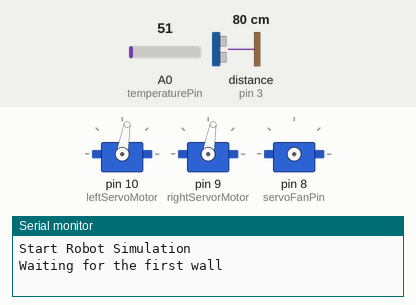
This sketch was run on a simulated Arduino Uno, built with avr-gcc and run on an emulated ATmega328P. Shown: 3 × servo, the last lines printed to the serial monitor. Wiring (inferred from the names in the program): ultrasonic range finder: trigger pin 2; echo pin 3. Inputs (shaded band) come from the test bench; at power-on: distance to the obstacle (sensor on pin 3) 80 cm, A0 (temperaturePin) = 51. The echo pulse lasts 58.3 µs per cm.

Above: at 1.2 s.
1.3 s: distance to the obstacle (sensor on pin 3) set to 22 cm
2.8 s: distance to the obstacle (sensor on pin 3) set to 19 cm
At 3.6 s:
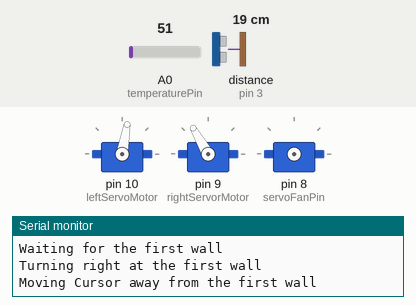
At 8.8 s:
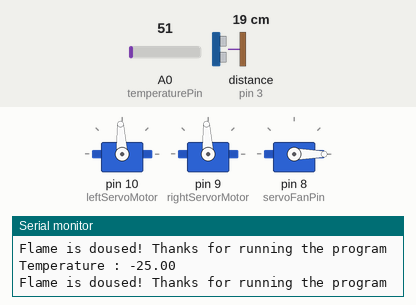
Timing chart, 0 to 10.3 s (numbered marks = the images above; inputs shaded):
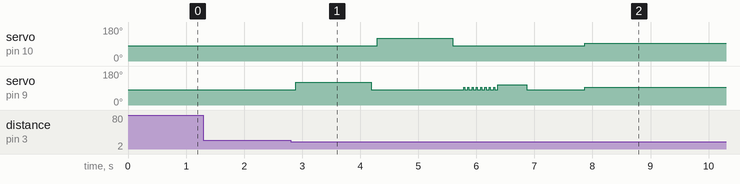

The sketch:

main.ino
```cpp
/*
   Name: Taisir Hassan
   Teacher: Mr. Gunby TDR4M1
   Date: February 1st, 2021
   Project: Arduino-based Servo Firefighter Robot
   Description: Robot is able to navigate a maze, and reach the centre of it
   once it reaches the centre, it scans for a flame, and uses its fan
   to douse the flame.
*/
//Include Servo Library From Arduino
#include<Servo.h>

//Global Variables
const int trigPin = 2;
const int echoPin = 3;
const int rightServorMotor = 9;
const int leftServoMotor = 10;
const int servoFanPin = 8;
const int FireSensorPin = 13;
const int temperaturePin = A0;
Servo servoLeft;     // Declares left servo signal
Servo servoRight;    // Declares right servo signal
Servo servoFan;     //Declares Fan servo signal
int sensorValue = 0;

int celsius, delay_t;
int maximumTemperature = 0;
int maximumPosition = 0;

double temperature[] = {0, 0, 0, 0, 0, 0, 0, 0, 0}; // Array set for temperature

void setup() { // Setup the Function
  pinMode(trigPin, OUTPUT);
  pinMode(echoPin, INPUT);
  pinMode(FireSensorPin, OUTPUT); // LED (Flame Sensor Pin) set to output
  Serial.begin(9600); // Sets up serial bits to 9600
}

void loop() { // Loop function runs over and over
  Serial.println("Start Robot Simulation");

  servoLeft.attach(leftServoMotor);      // Attach left signal to pin 10
  servoRight.attach(rightServorMotor);   // Attach right signal to pin 9

  //start spinning wheels clockwise (move forward)
  servoLeft.write(80);
  servoRight.write(80);

  //wait for the first wall
  Serial.println("Waiting for the first wall");
  waitForWall();

  //turn right
  Serial.println("Turning right at the first wall");
  servoRight.write(120);  //right wheel spins faster than left wheel counterclockwise
  delay(300);

  Serial.println("Moving Cursor away from the first wall");
  delay(1000);

  //move forward again
  Serial.println("Moving towards the second wall");
  servoLeft.write(80);
  servoRight.write(80);


  //wait for second wall
  Serial.println("Waiting to get to the second wall");
  waitForWall();

  //turn left
  Serial.println("Turning left at the second wall");
  servoLeft.write(120); ////right wheel spins faster than left counterclockwise
  delay(300);

  Serial.println("Move Cursor away from the second wall");
  delay(1000);

  //move forward again
  Serial.println("Move Robot Forward");
  servoLeft.write(80);
  servoRight.write(80);
  delay(100);

  //stops the motor and scans for the flame
  servoLeft.detach(); // Detach command means to stop moving the left and right servo motor
  servoRight.detach();
  Serial.println("Scanning for Flame");

  maximumTemperature = 0;
  for (int n = 0; n < 9; n++) { // For loop states that if int i is 0, i is less than 9, it increases incrementally by one
    //  This formula below converts the temperature sensor value into celsius
    temperature[n] = map(((analogRead(temperaturePin) - 20) * 3.04), 0, 1023, -40, 125);
    Serial.print("Temperature : "); // Print out the temperature value in celsius to serial monitor
    Serial.println(temperature[n]);
    Serial.println("Flame is doused! Thanks for running the program");

    if (temperature[n] > maximumTemperature) { // if int i, from temperatures array list is greater than max temp
      maximumTemperature = temperature[n];    //max temp would equal temp int i from array list
      // Max position would also be set to int i
      maximumPosition = n;
    }

    servoRight.attach(rightServorMotor);
    servoRight.write(80);
    delay(55);
    servoRight.write(93);
  }

  //move right servo to max position then stop
  servoRight.attach(rightServorMotor);
  servoRight.write(106);
  delay((9 - maximumPosition) * 55);
  servoRight.write(93);


  //move both servos forward
  servoLeft.attach(leftServoMotor);
  servoRight.attach(rightServorMotor);
  servoRight.write(80);
  servoLeft.write(80);
  delay(1000);

  //stop servos
  servoRight.write(93);
  servoLeft.write(93);


  servoFan.attach(servoFanPin);
  servoFan.write(0); //turns the fan on
  delay(1000);
  servoFan.detach(); //turns fan off
  delay(1000);

  digitalWrite(FireSensorPin, HIGH); //turns led on (flame found)
  delay(2000);
  digitalWrite(FireSensorPin, LOW); // turns led off(flame is either doused or not near sensor)
  delay(4000);
  while (1) {
  }
}


float ultrasonicSensor() { // inputting in outputs for the ultrasonic sensor
  digitalWrite(trigPin, LOW);
  delayMicroseconds(2);
  digitalWrite(trigPin, HIGH);
  delayMicroseconds(10);
  digitalWrite(trigPin, LOW);

  float duration = pulseIn(echoPin, HIGH);
  float distance = (duration * .0343) / 2; // Formula for outputing the distance from an ultrasonic sensor in cm
  return distance;
}

void waitForWall() { // Void function for robot while waiting for a wall
  float distance = 40; // ultrasonicSensor

  while (distance > 20) {  // If distance is greater than 20, output the distance in the serial monitor
    delay(100);
    distance = ultrasonicSensor();
  }
}
```

Measured:
- the behaviour switches between 21 and 20 cm on distance to the obstacle (sensor on pin 3) (found by bisection; images 0 and 1)
- after the input at 1.3 s, every drawn part: stays the same
- after the input at 2.8 s, servo on pin 10 (leftServoMotor): 80° → 120° after 1.5 s, → 80° 1.3 s later, → 93° 2.3 s later
